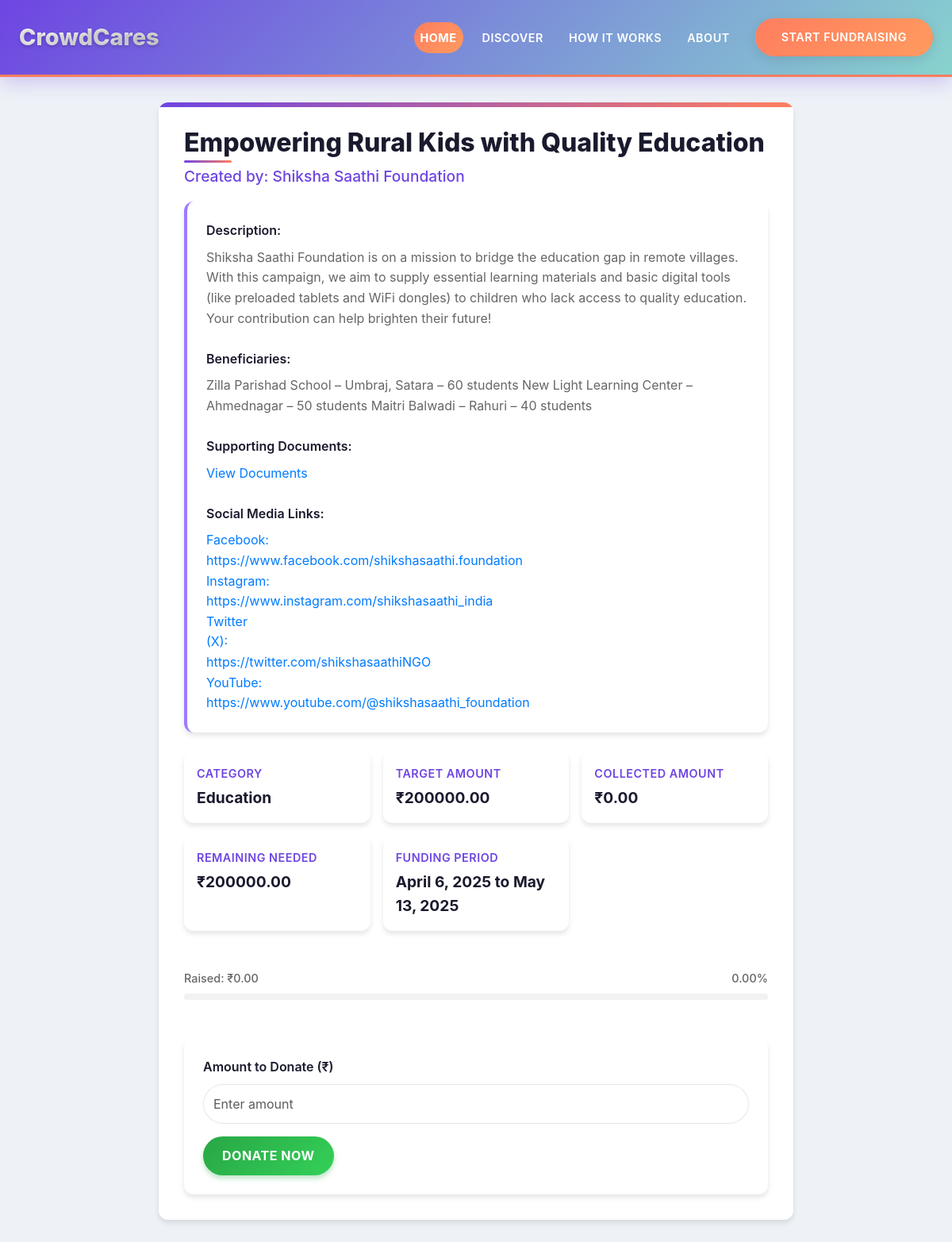
The page /donation-post/4/ (signed in) on the database its author committed.
### app1/models.py (models this page shows, shortened)
class NGODonationPost(models.Model):
    CATEGORY_CHOICES = [
        ('education', 'Education'),
        ('health', 'Health'),
        ('environment', 'Environment'),
        ('women_empowerment', 'Women Empowerment'),
        ('other', 'Other'),
    ]
    creator = models.ForeignKey(User, on_delete=models.CASCADE, related_name="ngo_posts", limit_choices_to={'user_type': 'ngo'})
    title = models.CharField(max_length=255)
    category = models.CharField(max_length=20, choices=CATEGORY_CHOICES)
    description = models.TextField()
    beneficiaries = models.TextField()
    supporting_documents = models.URLField(blank=True, null=True)
    target_amount = models.DecimalField(max_digits=10, decimal_places=2, validators=[MinValueValidator(0.01)])
    min_contribution = models.DecimalField(max_digits=10, decimal_places=2, null=True, blank=True, validators=[MinValueValidator(0.01)])
    start_date = models.DateField()
    end_date = models.DateField()
    social_media_links = models.TextField(blank=True)
    collected_amount = models.DecimalField(max_digits=10, decimal_places=2, default=0.00, validators=[MinValueValidator(0.00)])
    created_at = models.DateTimeField(auto_now_add=True)
    updated_at = models.DateTimeField(auto_now=True)
    @property
    def percent_funded(self):
        if self.target_amount > 0:
            percentage = (self.collected_amount / self.target_amount) * 100
            return min(100, percentage)
        return 0.00

class NGOWelfareProfile(models.Model):
    user = models.OneToOneField(User, on_delete=models.CASCADE, related_name="ngo_profile")
    organization_name = models.CharField(max_length=255)
    darpan_id = models.CharField(max_length=50, unique=True)
    phone_number = models.CharField(max_length=15, validators=[phone_regex])
    address = models.TextField()
    bank_account_details = models.TextField()

### app1/views.py (the view)
# urls.py: path('donation-post/<int:pk>/', views.donation_post_detail, name='donation_post_detail'),
@login_required
def donation_post_detail(request, pk):
    post = get_object_or_404(NGODonationPost, pk=pk)
    creator = post.creator
    try:
        creator_name = creator.ngo_profile.organization_name
    except (AttributeError, NGOWelfareProfile.DoesNotExist):
        creator_name = creator.username or creator.email
    remaining_amount = post.target_amount - post.collected_amount
    is_creator = request.user == post.creator
    return render(request, 'donationPostDetail.html', {
        'post': post,
        'creator_name': creator_name,
        'remaining_amount': remaining_amount,
        'is_creator': is_creator,
    })

### app1/templates/donationPostDetail.html (shortened to what this page needs)
{% extends "layout.html" %}
{% block content %}
<div class="post-container">
  <div class="post-card">
    <h1 class="post-title">{{ post.title }}</h1>
    <p class="post-creator">Created by: {{ creator_name }}</p>
    <div class="post-meta">
      <div class="meta-card">
        <div class="meta-title">Category</div>
        <div class="meta-value">{{ post.get_category_display }}</div>
      </div>
      <div class="meta-card">
        <div class="meta-title">Target Amount</div>
        <div class="meta-value">₹{{ post.target_amount|floatformat:2 }}</div>
      </div>
      <div class="meta-card">
        <div class="meta-title">Collected Amount</div>
        <div class="meta-value">₹{{ post.collected_amount|floatformat:2 }}</div>
      </div>
      <div class="meta-card">
        <div class="meta-title">Remaining Needed</div>
        <div class="meta-value">₹{{ remaining_amount|floatformat:2 }}</div>
      </div>
      <div class="meta-card">
        <div class="meta-title">Funding Period</div>
        <div class="meta-value">{{ post.start_date }} to {{ post.end_date }}</div>
      </div>
    </div>
    <div class="project-description">
      <strong>Description:</strong> {{ post.description }}<br><br>
      <strong>Beneficiaries:</strong> {{ post.beneficiaries }}<br><br>
      <strong>Supporting Documents:</strong>
      {% if post.supporting_documents %}
        <a href="{{ post.supporting_documents }}" target="_blank">View Documents</a>
      {% else %}
        None
      {% endif %}<br><br>
      <strong>Social Media Links:</strong>
      {% if post.social_media_links %}
        {% for link in post.social_media_links.split %}
          <a href="{{ link }}" target="_blank">{{ link }}</a><br>
        {% endfor %}
      {% else %}
        None
      {% endif %}
    </div>
    <div class="progress-container">
      <div class="progress-info">
        <span>Raised: ₹{{ post.collected_amount|floatformat:2 }}</span>
        <span>{{ post.percent_funded|floatformat:2 }}%</span>
      </div>
      <div class="progress">
      </div>
    </div>
    {% if not is_creator and remaining_amount > 0 %}
      <div class="donation-form">
        <form method="post" action="{% url 'donate' post.id %}">
          <div class="form-group">
            <label for="amount">Amount to Donate (₹)</label>
            <input type="number"
                   name="amount"
                   id="amount"
                   step="0.01"
                   min="{{ post.min_contribution|default:'0.01'|floatformat:2 }}"
                   max="{{ remaining_amount|floatformat:2 }}"
                   required
                   class="form-control"
                   placeholder="Enter amount">
          </div>
          <button type="submit" class="btn-donate">Donate Now</button>
        </form>
      </div>
    {% elif is_creator %}
      <div class="funding-complete">
        <h3>Your Donation Post</h3>
        <p>This is your donation post. You can monitor its progress here.</p>
      </div>
    {% else %}
      <div class="funding-complete">
        <h3>Funding Goal Reached!</h3>
        <p>This donation post has successfully reached its funding target. Thank you to all our supporters!</p>
      </div>
    {% endif %}
  </div>
</div>
{% endblock %}

### templates/layout.html (shortened to what this page needs)
{% load static %}
<!DOCTYPE html>
<html lang="en">
<head>
  <link
    href="https://cdn.jsdelivr.net/npm/bootstrap@5.3.3/dist/css/bootstrap.min.css"
    rel="stylesheet"
  />
  <link rel="stylesheet" href="https://cdnjs.cloudflare.com/ajax/libs/font-awesome/6.4.0/css/all.min.css">
</head>
<body>
  <nav class="navbar navbar-expand-lg navbar-light bg-light">
    <div class="container-full">
      <a class="navbar-brand navbar-brand-link" href="/home">CrowdCares</a>
      <div class="collapse navbar-collapse" id="navbarNav">
        <ul class="navbar-nav ms-auto">
          <li class="nav-item">
            <a class="nav-link active home-link" href="/home#">Home</a>
          </li>
          <li class="nav-item">
            <a class="nav-link discover-link" href="/home#featured-projects">Discover</a>
          </li>
          <li class="nav-item">
            <a class="nav-link how-it-works-link" href="/home#how-it-works">How It Works</a>
          </li>
          <li class="nav-item">
            <a class="nav-link about-link" href="/home#footer">About</a>
          </li>
          <li class="nav-item ms-lg-3">
            <a class="btn btn-nav-primary start-fundraising" href="/login">Start Fundraising</a>
          </li>
        </ul>
      </div>
    </div>
  </nav>
  <main class="main-content">
    {% block content %}{% endblock %}
  </main>
</body>
</html>

### templates/layout.html (style rules this page uses)
:root { --primary-color: #6e45e2; --secondary-color: #88d3ce; --accent-color: #ff7e5f; --dark-color: #1a1a2e; --light-color: #f8f9fa; --success-color: #4cc9f0; --transition-speed: 0.4s; --section-padding: 5rem 0; --card-shadow: 0 10px 30px -15px rgba(0, 0, 0, 0.2); --card-shadow-hover: 0 20px 30px -10px rgba(0, 0, 0, 0.3); --max-content-width: 1400px; --glow-effect: 0 0 15px rgba(110, 69, 226, 0.5); }
body { font-family: 'Inter', -apple-system, BlinkMacSystemFont, 'Segoe UI', Roboto, sans-serif; line-height: 1.6; color: #333; overflow-x: hidden; background-color: #f5f7fa; }
.navbar { padding: 1rem 0; background: linear-gradient(135deg, var(--primary-color), var(--secondary-color)) !important; box-shadow: 0 5px 25px rgba(110, 69, 226, 0.3); position: sticky; top: 0; z-index: 1000; border-bottom: 3px solid var(--accent-color); }
.navbar-brand { font-weight: 800; font-size: 1.8rem; background: linear-gradient(90deg, #fff, #e0e0e0); -webkit-background-clip: text; background-clip: text; color: transparent !important; display: flex; align-items: center; height: 100%; padding: 0.5rem 0; text-shadow: 0 2px 4px rgba(0, 0, 0, 0.2); transition: all var(--transition-speed) ease; }
.navbar-nav { align-items: center; }
.navbar-nav .nav-item { display: flex; align-items: center; position: relative; }
.navbar-nav .nav-link { font-weight: 600; padding: 0.5rem 1.2rem; margin: 0 0.5rem; color: white !important; transition: all var(--transition-speed) ease; display: flex; align-items: center; height: 100%; border-radius: 25px; text-transform: uppercase; font-size: 0.9rem; letter-spacing: 0.5px; }
.navbar-nav .nav-link.active { background: linear-gradient(135deg, var(--accent-color), #ff9a5f); color: white !important; font-weight: 700; }
.btn-nav-primary { background: linear-gradient(135deg, var(--accent-color), #ff9a5f); color: white !important; border-radius: 50px; padding: 0.75rem 2rem !important; font-weight: 600; transition: all var(--transition-speed) ease; display: flex; align-items: center; justify-content: center; height: 100%; min-height: 40px; text-transform: uppercase; font-size: 0.9rem; letter-spacing: 0.5px; box-shadow: 0 4px 15px rgba(0, 0, 0, 0.1); position: relative; overflow: hidden; }
.btn-nav-primary::before { content: ''; position: absolute; top: 0; left: -100%; width: 100%; height: 100%; background: linear-gradient(90deg, transparent, rgba(255, 255, 255, 0.2), transparent); transition: all 0.6s ease; }
.container-full { width: 100%; max-width: var(--max-content-width); margin: 0 auto; padding: 0 1.5rem; display: flex; align-items: center; }
html { scroll-behavior: smooth; }
.main-content { padding: 0; margin: 0; width: 100%; }

### rows shown on the page
NGODonationPost: title "Empowering Rural Kids with Quality Education", category "Education", target_amount "200000.00", collected_amount "0.00", start_date "April 6, 2025", end_date "May 13, 2025", description "Shiksha Saathi Foundation is on a mission to bridge the education gap in remote villages. With this campaign, we aim to supply essential learning materials and basic digital tools (like preloaded tablets and WiFi dongles) to children who lack access to quality education. Your contribution can help brighten their future!", beneficiaries "Zilla Parishad School – Umbraj, Satara – 60 students New Light Learning Center – Ahmednagar – 50 students Maitri Balwadi – Rahuri – 40 students", percent_funded "0.00"
NGOWelfareProfile: organization_name "Shiksha Saathi Foundation"

### other values the page prints
{{ remaining_amount|floatformat:2 }} "200000.00"
{{ link }} "Facebook:" "https://www.facebook.com/shikshasaathi.foundation" "Instagram:" "https://www.instagram.com/shikshasaathi_india" "Twitter" "(X):" "https://twitter.com/shikshasaathiNGO" "YouTube:" "https://www.youtube.com/@shikshasaathi_foundation"
